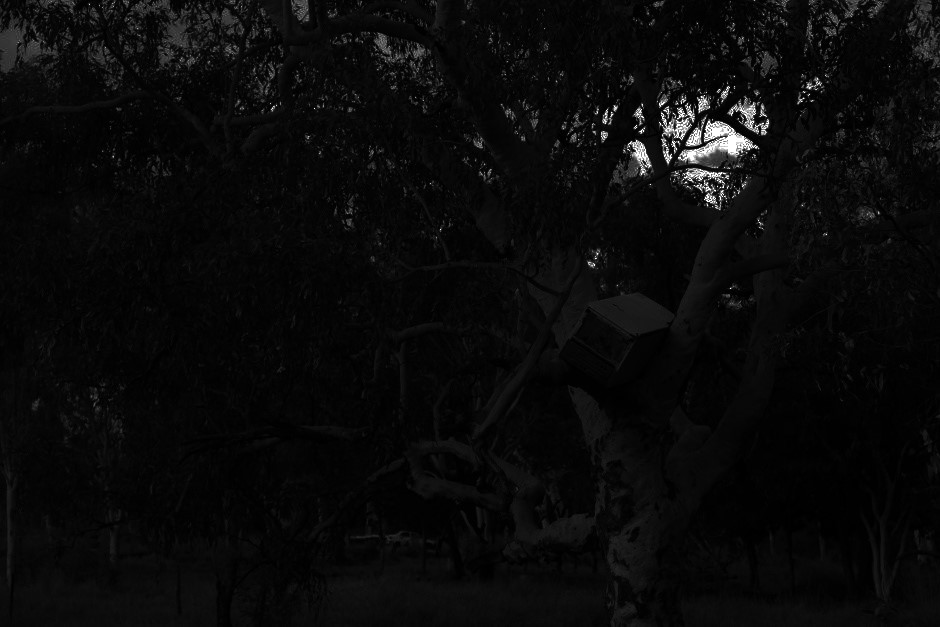
#> input picture thumbnail/thumbnail_Fridge in a tree at Warmun_Dark.jpg, 940 x 627 px, found by its file name; its folder holds only this picture in this run
$ python projekt2.py
#> lines starting #> are read from the running program, lines starting #| are printed output that depends on the picture
#%%
import matplotlib.pyplot as plt
import matplotlib.image as img
import numpy as np
import cv2
import os

def processImg(input,showHist =False):
#> called with showHist = True
  img_temp = img.imread("thumbnail/"+input)
#> img_temp is the input picture: shape (627, 940); min 0, max 255, mean 10
  img_np =  np.int_(img_temp*255)
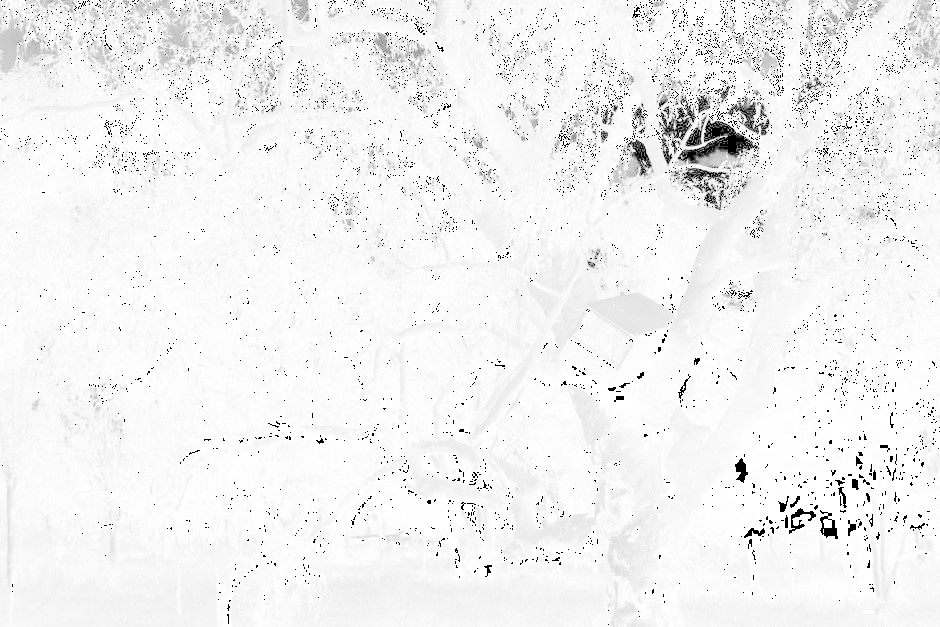
#> img_np: shape (627, 940) int64; min 0, max 255, mean 241.7
  img_equ = cv2.equalizeHist(img_temp)
  clahe = cv2.createCLAHE(clipLimit=1.5, tileGridSize=(8,8))
  img_clahe = clahe.apply(img_temp)

  if showHist:
    print("Image:"+input)
    plt.figure(figsize=(16,6))

    plt.subplot(1,3,1)
    plt.hist(img_np.flatten(),256,[0,256], color = 'r', label="Original Image")
    plt.legend()

    plt.subplot(1,3,2)
    plt.hist(img_equ.flatten(),256,[0,256],color = 'g', label="Equalized Histogram")
    plt.legend()

    plt.subplot(1,3,3)
    plt.hist(img_clahe.flatten(),256,[0,256], color = 'b', label="CLAHE Histogram")
    plt.legend()
    plt.show()
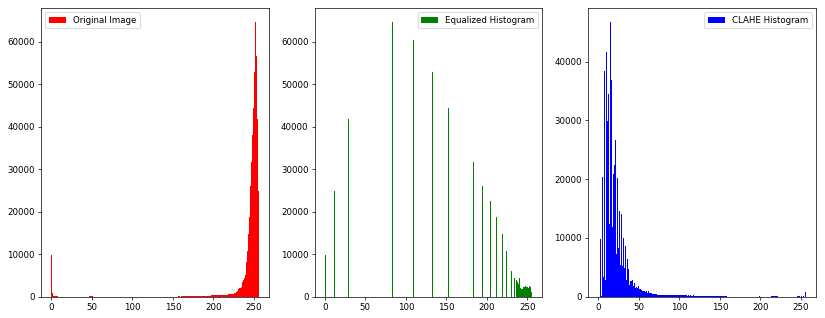
#> figure drawn by matplotlib, 3 panels; panel 1: tallest bar 64673 high, from x = 252 to 253; panel 2: tallest bar 64673 high, from x = 83 to 84; panel 3: tallest bar 46777 high, from x = 14 to 15
  return {"np":img_np,"og": img_temp, "eq":img_equ,"cl":img_clahe}

def showImg(input):
  print(input["og"],input["eq"],input["cl"])
  stacked_img = np.hstack((input["og"],input["eq"],input["cl"]))
  plt.show()
  cv2.namedWindow("main", cv2.WINDOW_NORMAL)
  cv2.imshow("main",stacked_img)
  cv2.waitKey(0)
  cv2.waitKey(0)
  cv2.waitKey(0)
  cv2.destroyAllWindows()

def loadImages():
  imgFiles = os.listdir("thumbnail/")
  imgList = []
  for i in imgFiles:
    imgList.append(processImg(i,True))
  return imgList

theList = loadImages()
#> theList = 1 item
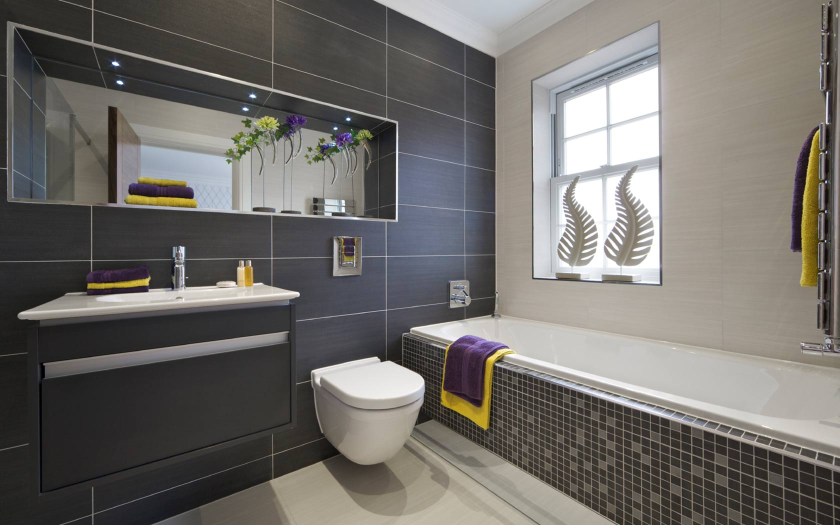
#> input picture projekt2/bathroom.jpg, 1680 x 1050 px (shown at 1/2 size)
#> further down, im is the input picture: shape (1050, 1680, 3); mean R, G, B 113.6, 110.5, 106.2


# [13 lines of commented-out code are left out]


def processImg2(input,showHist =False):
  #img_temp = img.imread("p2img/"+input)
  #img_temp = (img_temp[0]+img_temp[1]+img_temp[2])//3
#> called with showHist = True
  img_np =  np.int_(input).astype(np.uint8)
  img_equ = cv2.equalizeHist(input)
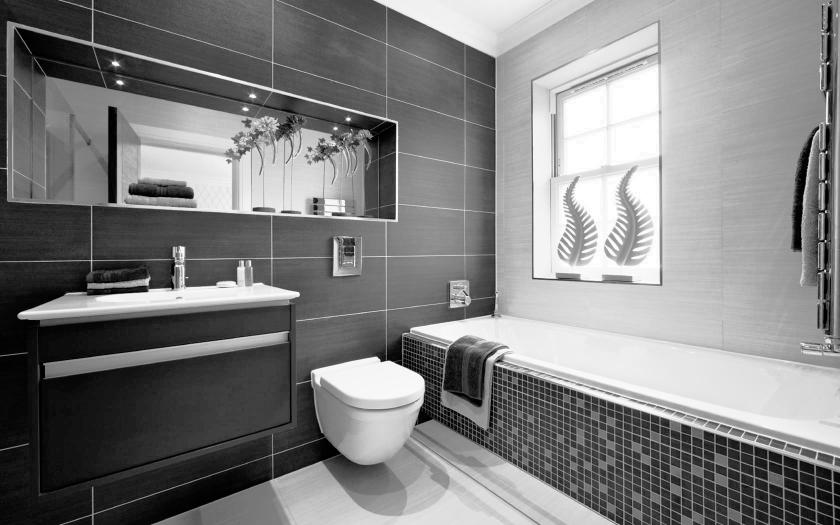
#> img_equ: shape (1050, 1680) (shown at 1/2 size); min 0, max 255, mean 128.3
  clahe = cv2.createCLAHE(clipLimit=2.0, tileGridSize=(4,4))
  img_clahe = clahe.apply(input)
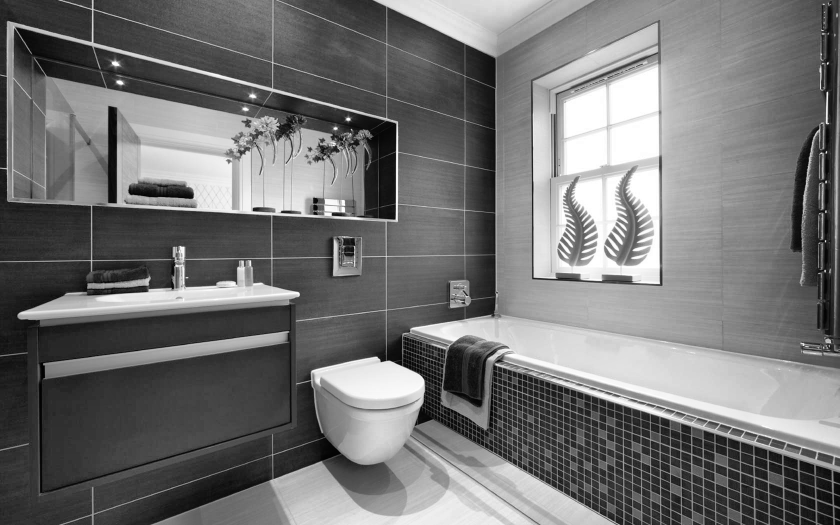
#> img_clahe: shape (1050, 1680) (shown at 1/2 size); min 1, max 255, mean 116

  if showHist:

    plt.hist(img_np.flatten(),256,[0,256], color = 'r')
    plt.show()
#> figure, not shown here; tallest bar 31129 high, from x = 255 to 256
    plt.hist(img_equ.flatten(),256,[0,256],color = 'g')
    plt.show()
#> figure, not shown here; tallest bar 31129 high, from x = 255 to 256
    plt.hist(img_clahe.flatten(),256,[0,256], color = 'b')
    plt.show()
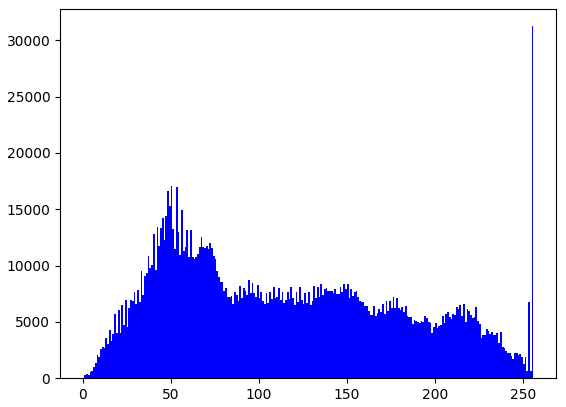
#> figure drawn by matplotlib, 1 panel; tallest bar 31246 high, from x = 255 to 256

  return {"np":img_np,"og": input, "eq":img_equ,"cl":img_clahe}


im = img.imread("bathroom.jpg")
gim = cv2.cvtColor(im,cv2.COLOR_BGR2GRAY)
pImg = processImg2(gim,True)
#> pImg = 4 items
showImg(pImg)
#> (printed output is left out)
#> in showImg, `stacked_img = np.hstack((input["og"],input["eq"],input["cl"]))`:
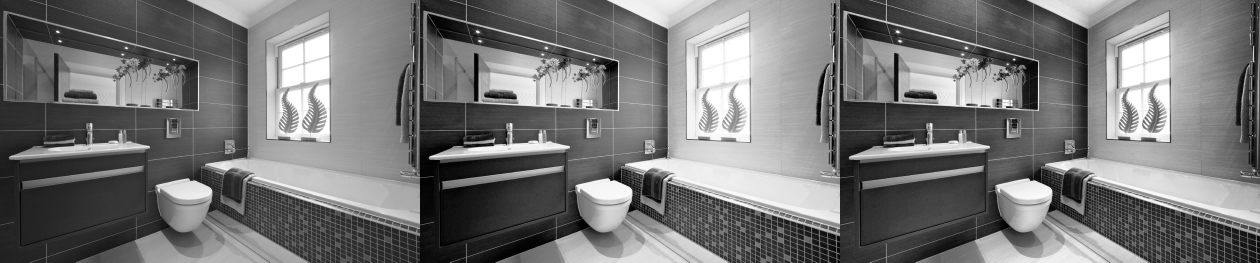
#> stacked_img: shape (1050, 5040) (shown at 1/4 size); min 0, max 255, mean 118
